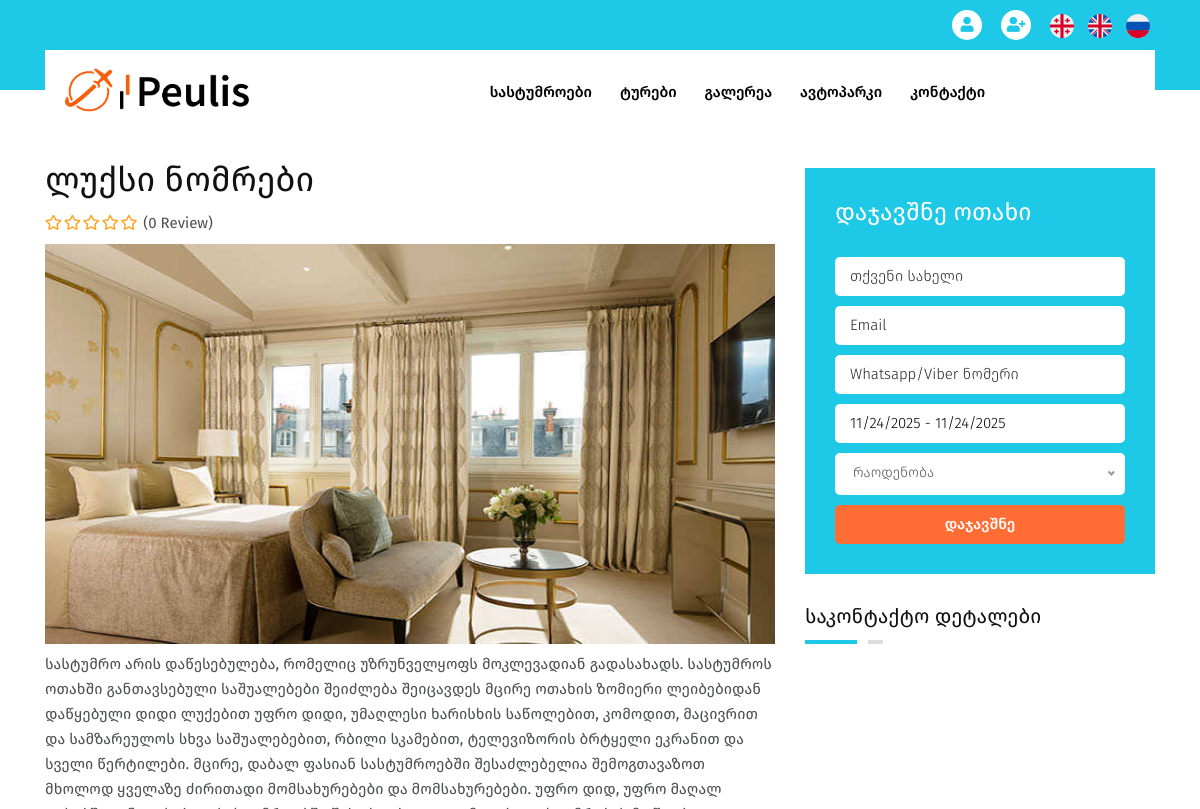
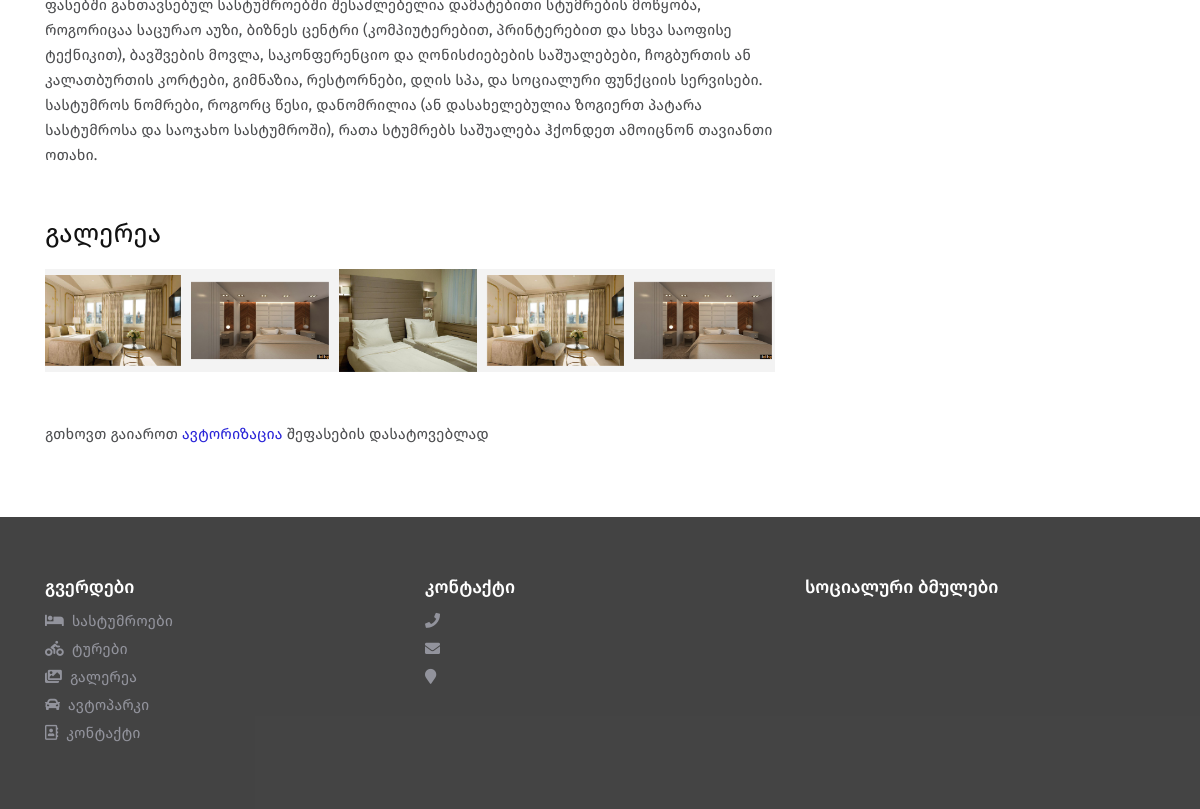
/ge/home/hotel/9/index.html, run on an earlier commit of the app's database (2 pictures, top to bottom).
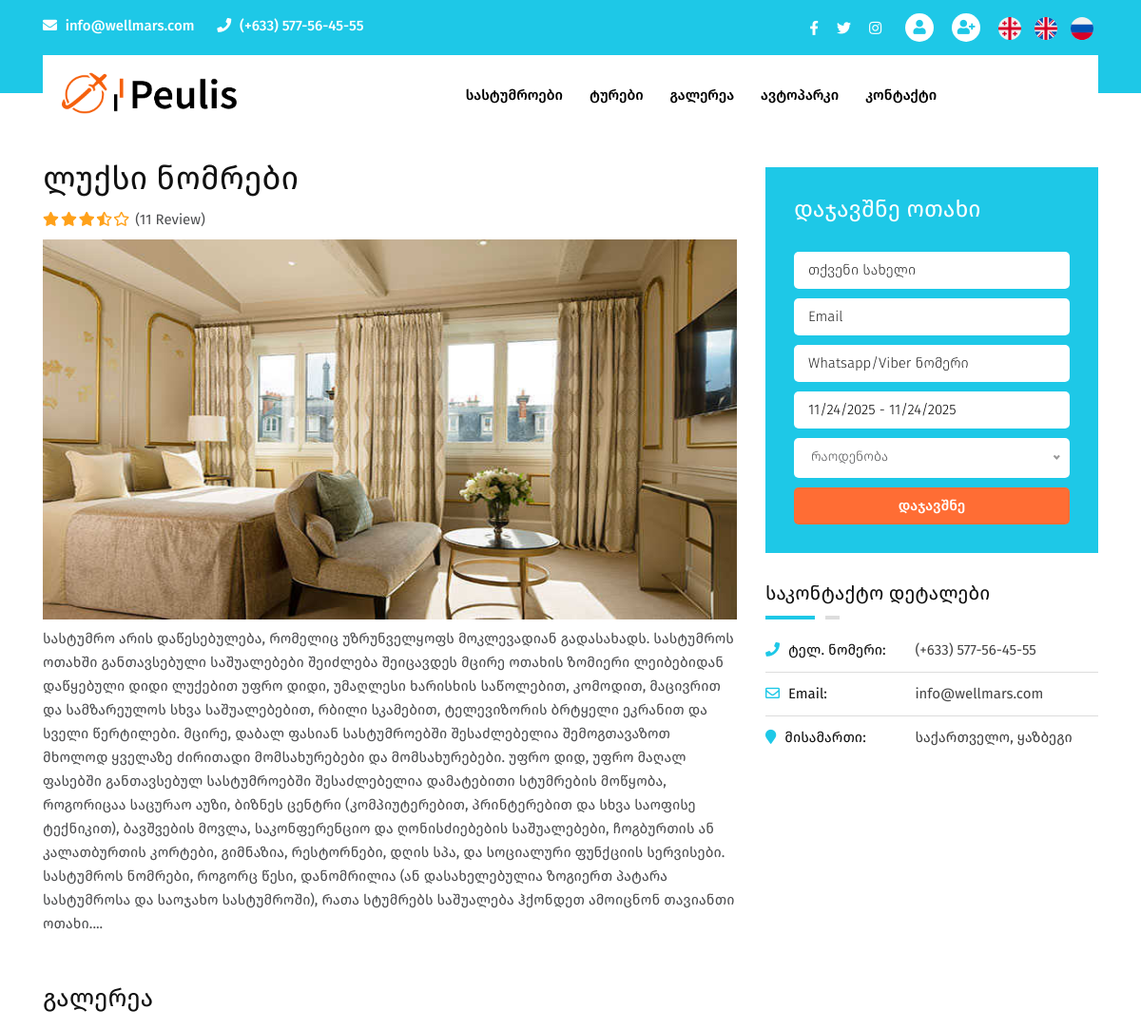
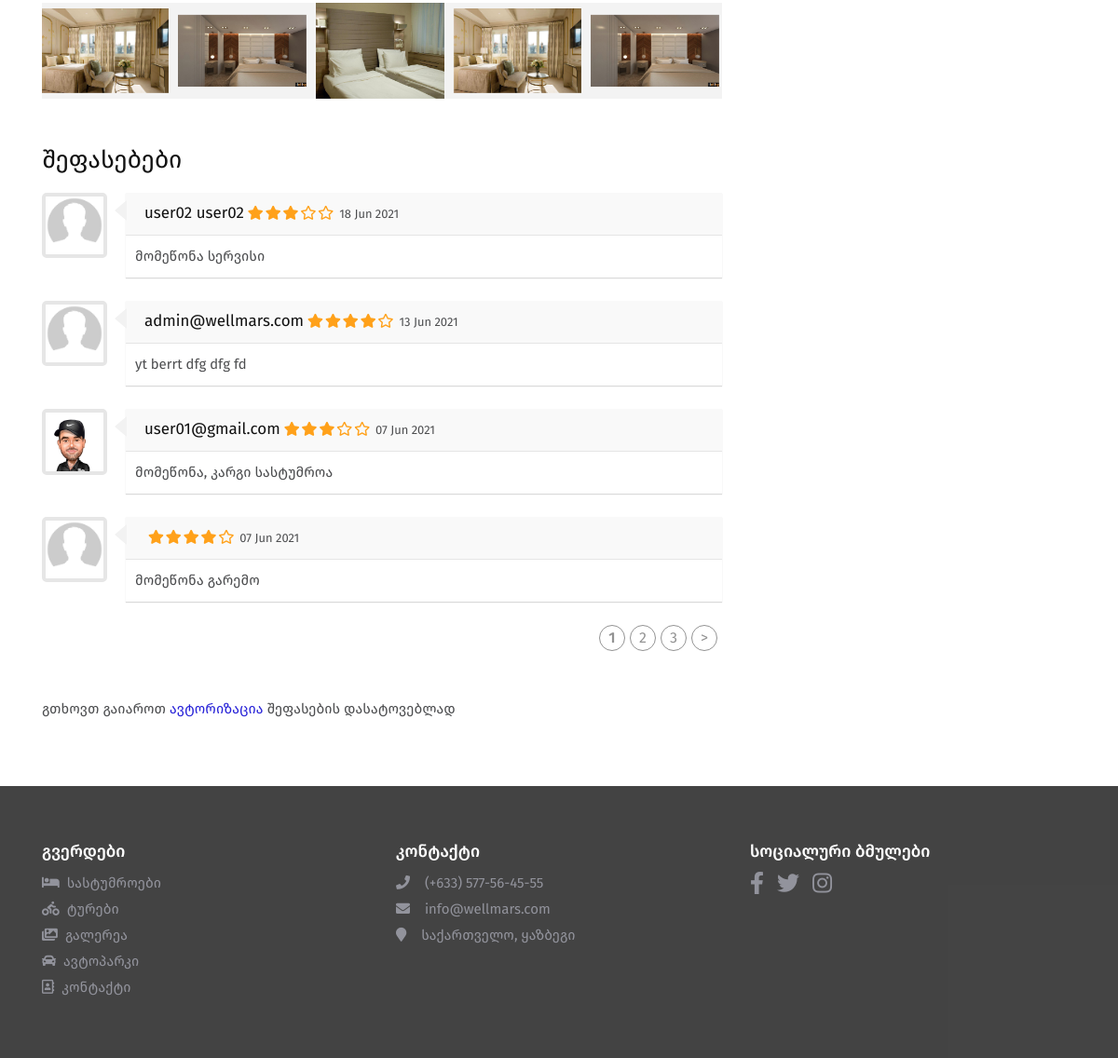
And on a later commit of the database (2 pictures, top to bottom).
### tables this page shows
CREATE TABLE IF NOT EXISTS `hotelimages` (
  `id` int(11) NOT NULL AUTO_INCREMENT,
  `hotelid` int(11) NOT NULL,
  `filename` varchar(200) NOT NULL,
  `ismain` tinyint(1) NOT NULL,
  PRIMARY KEY (`id`)
);

CREATE TABLE IF NOT EXISTS `contacts` (
  `id` int(11) NOT NULL AUTO_INCREMENT,
  `phone` varchar(30) DEFAULT NULL,
  `email` varchar(100) DEFAULT NULL,
  `address_ge` varchar(200) DEFAULT NULL,
  `address_en` varchar(200) NOT NULL,
  `address_ru` varchar(200) NOT NULL,
  `map_url` text DEFAULT NULL,
  `facebook` varchar(200) DEFAULT NULL,
  `twitter` varchar(200) DEFAULT NULL,
  `instagram` varchar(200) DEFAULT NULL,
  `pinterest` varchar(200) DEFAULT NULL,
  PRIMARY KEY (`id`)
);

CREATE TABLE IF NOT EXISTS `hotelreviews` (
  `id` int(11) NOT NULL AUTO_INCREMENT,
  `hotel_id` int(11) NOT NULL,
  `user_id` int(11) NOT NULL,
  `rating` int(11) NOT NULL,
  `review` text NOT NULL,
  `date` date NOT NULL,
  PRIMARY KEY (`id`)
);

CREATE TABLE IF NOT EXISTS `users` (
  `id` int(11) NOT NULL AUTO_INCREMENT,
  `fullname` varchar(250) DEFAULT NULL,
  `email` varchar(200) NOT NULL,
  `password` varchar(200) NOT NULL,
  `user_role` int(11) NOT NULL DEFAULT 2,
  `status` tinyint(1) NOT NULL DEFAULT 1,
  `phone` varchar(200) DEFAULT NULL,
  `recoverystring` varchar(200) DEFAULT NULL,
  `avatar` varchar(200) DEFAULT NULL,
  `created_at` timestamp NOT NULL DEFAULT current_timestamp(),
  PRIMARY KEY (`id`)
);

### application/controllers/Home.php (called while the page is built, shortened)
<?php
class Home extends CI_Controller {
	private $data = array();
	public function __construct()
	{
		$this->load->helper(['language', 'url', 'security']);
		$this->lang->load('home');
		$this->load->library('form_validation');
		$this->load->model(['mainslider', 'hotel', 'tour', 'contact']);
		$this->data['hotels'] = $this->hotel->getHotels();
		$this->data['tours'] = $this->tour->getTours();
		$this->data['contacts'] = $this->contact->getContacts();
	}
	public function hotel($id=0){
		if (filter_var($id, FILTER_VALIDATE_INT) && $id>0){
			$this->load->model(['hotelimage', 'hotelreview', 'roomtype', 'hotelreview']);
			$this->data['rooms'] = $this->roomtype->getRoomsByType($id);
			$hotel = $this->hotel->getHotel($id);
			$this->data['hotel'] = $hotel;
			$this->data['title'] = $hotel->{'type_'.$this->lang->lang()};
			$this->data['images'] = $this->hotelimage->getImagesByHotelId($id);
			$reviewsCount = $this->hotelreview->getReviewCountByHotelId($id);
			$this->data['reviewsCount'] = $reviewsCount;
			$this->load->library('pagination');
			$config['base_url'] = site_url('home/hotel/'.$hotel->hotelid.'/'.strtolower(preg_replace('/[^A-Za-z0-9-]+/', '-', $hotel->type_en)));
			$config['total_rows'] = $reviewsCount;
			$config['use_page_numbers'] = TRUE;
			$config['per_page'] = 4;
			$config['num_links'] = 2;
			$this->pagination->initialize($config);
			$this->data['links'] = $this->pagination->create_links();
			$page = ($this->uri->segment(6)) ? $this->uri->segment(6) : 0;
			$this->data['page'] = $page;
			$this->data['reviews'] = $this->hotelreview->getReviewsByHotelId($id, 4, $page);
			$this->data['hoteId'] = $id;
			$this->data['userHasReview'] = $this->session->userdata('logged_in')?$this->hotelreview->userHasReview($this->session->userdata('user_id'), $id):false;
			$this->load->view('hoteldetails', $this->data);
		}else{
			$this->hotels();
		}
	}
}

### index.php (called while the page is built, shortened)
<?php
require_once BASEPATH.'core/CodeIgniter.php';

### application/models/Hotel.php (called while the page is built, shortened)
<?php
class hotel extends CI_Model
{
	public function getHotels()
	{
		$this->db->select("
			h.id,
			h.type_ge,
			h.type_en,
			h.type_ru,
			h.hotel_ge,
			h.hotel_en,
			h.hotel_ru,
			i.hotelid,
			i.filename,
			AVG(R.rating) AS averageRate
		")
		->from('hotels AS h')
		->join('hotelreviews AS R', 'h.id=R.hotel_id', 'left outer')
		->join('hotelimages AS i', 'h.id=i.hotelid AND i.ismain=1')
		->group_by('h.id');
		$query = $this->db->get();
		return $query->result();
	}
	public function getHotel($id)
	{
		$this->db->select('H.id as hotelid, H.type_ge, H.type_en, H.type_ru, H.hotel_ge, H.hotel_en, H.hotel_ru, AVG(R.rating) AS averageRate, COUNT(R.rating) AS rateCount');
		$this->db->from('hotels as H')->where('H.id', $id)->join('hotelreviews AS R', 'H.id = R.hotel_id', 'left outer');
		return $this->db->get()->row();
	}
}

### application/models/Hotelimage.php (called while the page is built, shortened)
<?php
class hotelimage extends CI_Model
{
   public function getImagesByHotelId($id)
	{
		return $this->db->select('*')->from('hotelimages')->where('hotelid', $id)->get()->result();
	}
}

### application/models/Contact.php (called while the page is built, shortened)
<?php
class contact extends CI_Model
{
   public function getContacts()
	{
		return $this->db->select('*')->from('contacts')->where('id', 1)->get()->row();
	}
}

### application/models/Hotelreview.php (called while the page is built, shortened)
<?php
class hotelreview extends CI_Model
{
	public function getReviewsByHotelId($hotel_id, $limit, $start){
		$this->db->select('R.id AS reviewId, R.hotel_id, R.user_id, R.rating, R.review, R.date, U.id AS userId, U.fullname, U.email, U.avatar');
		$this->db->from('hotelreviews AS R');
		$this->db->where('R.hotel_id', $hotel_id);
		$this->db->order_by('R.date', 'DESC');
		$this->db->join('users AS U', 'R.user_id=U.id', 'left');
		$this->db->limit($limit, $start);
		return $this->db->get()->result();
	}
}

### application/core/MY_Lang.php (called while the page is built, shortened)
<?php
class MY_Lang extends CI_Lang {
    public $languages = [
        'ge' => 'georgian',
        'en' => 'english',
        'ru' => 'russian'
    ];
    function lang() {
        global $CFG;
        $language = $CFG->item('language');
        $lang = array_search($language, $this->languages);
        if ($lang) {
            return $lang;
        }
        return NULL;
    }
    function line($line = '', $log_errors = TRUE) {
        $value = ($line == '' OR ! isset($this->language[$line])) ? FALSE : $this->language[$line];
        return $value;
    }
    public function load($langfile, $idiom = '', $return = FALSE, $add_suffix = TRUE, $alt_path = '') {
        $this->language = array_merge($this->language, $lang);
        return TRUE;
    }
}

### application/language/georgian/home_lang.php (called while the page is built, shortened)
<?php
$lang['roomReservedSucc'] = 'ოთახი დაიჯავშნა, სტატუსი შეგიძლიათ იხილოთ <a href="'.site_url('profile/orders').'">პროფილზე</a>';
$lang['roomReserveFailed'] = 'მოცემული ტიპის ოთახები დაჯავშნულია შერჩეული თარიღისთვის';
$lang['thankYou'] = 'გმადლობთ';
$lang['yourReviewReceived'] = 'თქვენი შეფასება მიღებულია';
$lang['rating'] = 'შეფასება';
$lang['comment'] = 'კომენტარი';
$lang['postComment'] = 'კომენტარის გაგზავნა';
$lang['reviews'] = 'შეფასებები';
$lang['gallery'] = 'გალერეა';

### application/views/hoteldetails.php (the view, shortened to what the rows shown need)
<?php $this->load->view('templates/header'); ?>
<section class="peulis-tour-details-area section_70 bg-white">
	<div class="container">
		<div class="row">
			<div class="col-lg-8">
				<div class="tour-details-left">
					<div class="my-2">
						<?php foreach($images as $image): ?>
							<?php if($image->ismain):?>
								<img src="<?= base_url('uploads/hotels/'.$image->filename); ?>" style="width:100%"/>
							<?php endif;?>
						<?php endforeach; ?>
					</div>
					<div class="tour-gallery">
						<div class="tour-gallery-slider owl-carousel">
							<?php foreach($images as $image): ?>
								<a href="<?= base_url('uploads/hotels/'.$image->filename); ?>" class="single-gallery-tour image-link">
									<img src="<?= base_url('uploads/hotels/'.$image->filename); ?>" />
								</a>
							<?php endforeach; ?>
						</div>
					</div>
					<?php if($reviews):?>
						<div class="peulis-comment-list">
							<div class="single-comment-item">
								<?php foreach($reviews as $review):?>
									<div class="single-comment-box">
										<div class="main-comment">
											<div class="author-image">
												<?php $avatar = $review->avatar?$review->avatar:"blankAvatar.jpg";?>
												<img src="<?php echo base_url('uploads/users/'.$avatar);?>" alt="author">
											</div>
											<div class="comment-text">
												<div class="comment-info">
													<h4>
														<?php
															if($review->fullname) echo $review->fullname;
															elseif($review->email) echo strtolower($review->email);
														?>
													</h4>
													<span class="rating"><?php echo $review->rating;?></span>
													<p><?php echo date('d M Y', strtotime($review->date)); ?></p>
												</div>
												<div class="comment-text-inner">
													<p><?php echo $review->review;?></p>
												</div>
											</div>
										</div>
									</div>
								<?php endforeach;?>
							</div>
						</div>
					<?php endif;?>
				</div>
			</div>
			<div class="col-lg-4">
				<div class="sidebar-widget">
					<div class="single-sidebar">
						<ul class="more-info">
							<?php if (isset($contacts->phone)):?>
								<li><span><i class="fa fa-phone"></i> <?php echo lang('phoneNumber');?>:</span><?php echo $contacts->phone;?></li>
							<?php endif;?>
							<?php if (isset($contacts->email)):?>
								<li><span><i class="far fa-envelope"></i> Email:</span><?php echo $contacts->email;?></li>
							<?php endif;?>
							<?php if (isset($contacts->{'address_'.$this->lang->lang()})):?>
								<li><span><i class="fa fa-map-marker"></i> <?php echo lang('address');?>:</span><?php echo $contacts->{'address_'.$this->lang->lang()};?></li>
							<?php endif;?>
						</ul>
					</div>
				</div>
			</div>
		</div>
	</div>
</section>
<?php $this->load->view('templates/footer'); ?>

### application/views/templates/header.php (shortened to what the rows shown need)
<!DOCTYPE html>
<html lang="en-US">
<head>
	<link rel="stylesheet" href="<?= base_url(); ?>assets/css/bootstrap.css">
	<link rel="stylesheet" href="<?= base_url(); ?>assets/flaticon/flaticon.css">
	<link rel="stylesheet" href="<?= base_url(); ?>assets/css/jquery.animatedheadline.css">
	<link rel="stylesheet" href="<?= base_url(); ?>assets/css/magnific-popup.css">
	<link rel="stylesheet" href="<?= base_url(); ?>assets/css/owl.carousel.min.css">
	<link rel="stylesheet" href="<?= base_url(); ?>assets/css/owl.theme.default.min.css">
	<link rel="stylesheet" href="<?= base_url(); ?>assets/css/animate.min.css">
	<link rel="stylesheet" href="<?= base_url(); ?>assets/css/jquery.datepicker.css">
	<link rel="stylesheet" href="<?= base_url(); ?>assets/css/nice-select.css">
	<link rel="stylesheet" href="<?= base_url(); ?>assets/css/slicknav.min.css">
	<link rel="stylesheet" href="<?= base_url(); ?>assets/css/firago.css">
	<link rel="stylesheet" href="<?= base_url(); ?>assets/css/daterangepicker.css">
	<link rel="stylesheet" href="<?= base_url(); ?>assets/css/style.css">
	<link rel="stylesheet" href="<?= base_url(); ?>assets/css/responsive.css">
	<link rel="stylesheet" href="https://cdnjs.cloudflare.com/ajax/libs/font-awesome/5.15.3/css/all.min.css">
</head>
<body>
	<header class="peulis-header-area">
		<div class="header-top-area">
			<div class="container">
				<div class="row">
					<div class="col-lg-6 col-sm-6">
						<div class="header-top-left">
							<?php if (isset($contacts->email)):?>
								<p>
									<i class="fa fa-envelope"></i>
									<?php echo $contacts->email;?>
								</p>
							<?php endif;?>
							<?php if (isset($contacts->phone)):?>
								<p>
									<i class="fa fa-phone"></i>
									<?php echo $contacts->phone;?>
								</p>
							<?php endif;?>
						</div>
					</div>
              </div>
			</div>
		</div>
	</header>

### application/views/templates/footer.php (shortened to what the rows shown need)
<footer class="peulis-footer-area">
	<div class="footer-top-area">
		<div class="container">
			<div class="row">
				<div class="col-lg-4 col-sm-6">
					<div class="single-footer">
						<ul>
							<li><i class="fa fa-phone mr-3"></i><?php echo $contacts->phone;?></li>
							<li><i class="fa fa-envelope mr-3"></i><?php echo $contacts->email;?></li>
							<li><i class="fa fa-map-marker mr-3"></i><?php echo $contacts->{'address_'.$this->lang->lang()};?></li>
						</ul>
					</div>
				</div>
			</div>
		</div>
	</div>
</footer>
</body>
</html>

What changed in the data, as far as the page shows it:
added contacts: email "info@wellmars.com", phone "(+633) 577-56-45-55"
added hotelreviews: user.fullname "user02 user02", date "18 Jun 2021", review "მომეწონა სერვისი"
added hotelreviews: user.email "admin@wellmars.com", date "13 Jun 2021", review "yt berrt dfg dfg fd"
added hotelreviews: user.avatar (picture), user.email "user01@gmail.com", date "07 Jun 2021", review "მომეწონა, კარგი სასტუმროა"
added hotelreviews: date "07 Jun 2021", review "მომეწონა გარემო"
Also different on the page:
$hotel->rateCount: "0" → "11"
$hotel->{'hotel_'.$this->lang->lang()}: "…საშუალება ჰქონდეთ ამოიცნონ თავიანთი ოთახი." → "…საშუალება ჰქონდეთ ამოიცნონ თავიანთი ოთახი...."
lang('reviews'): (not shown) → "Შეფასებები"
$links: (not shown) → "1 2 3 >"
lang('phoneNumber'): (not shown) → "ტელ. ნომერი"
lang('address'): (not shown) → "მისამართი"
$contacts->{'address_'.$this->lang->lang()}: (not shown) → "საქართველო, ყაზბეგი"
text now shown: ": Email: :"
